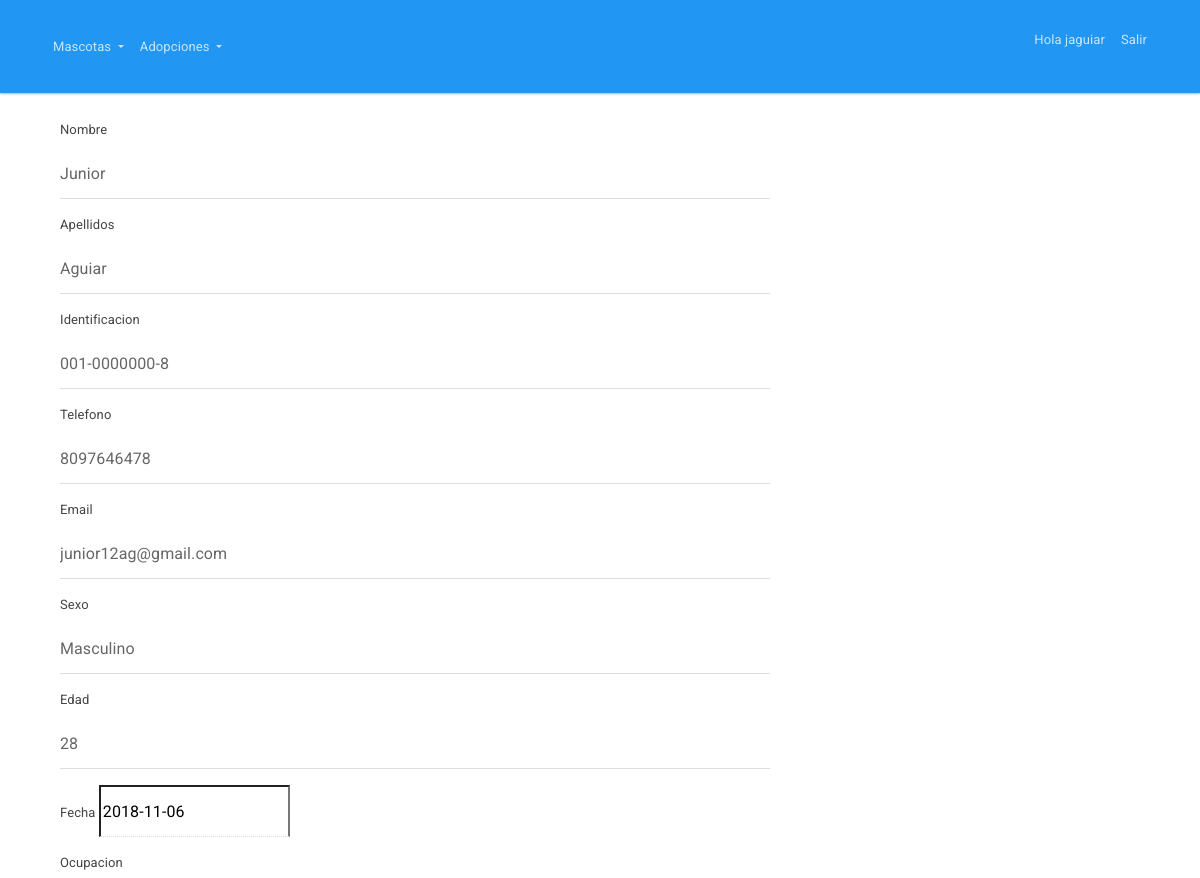
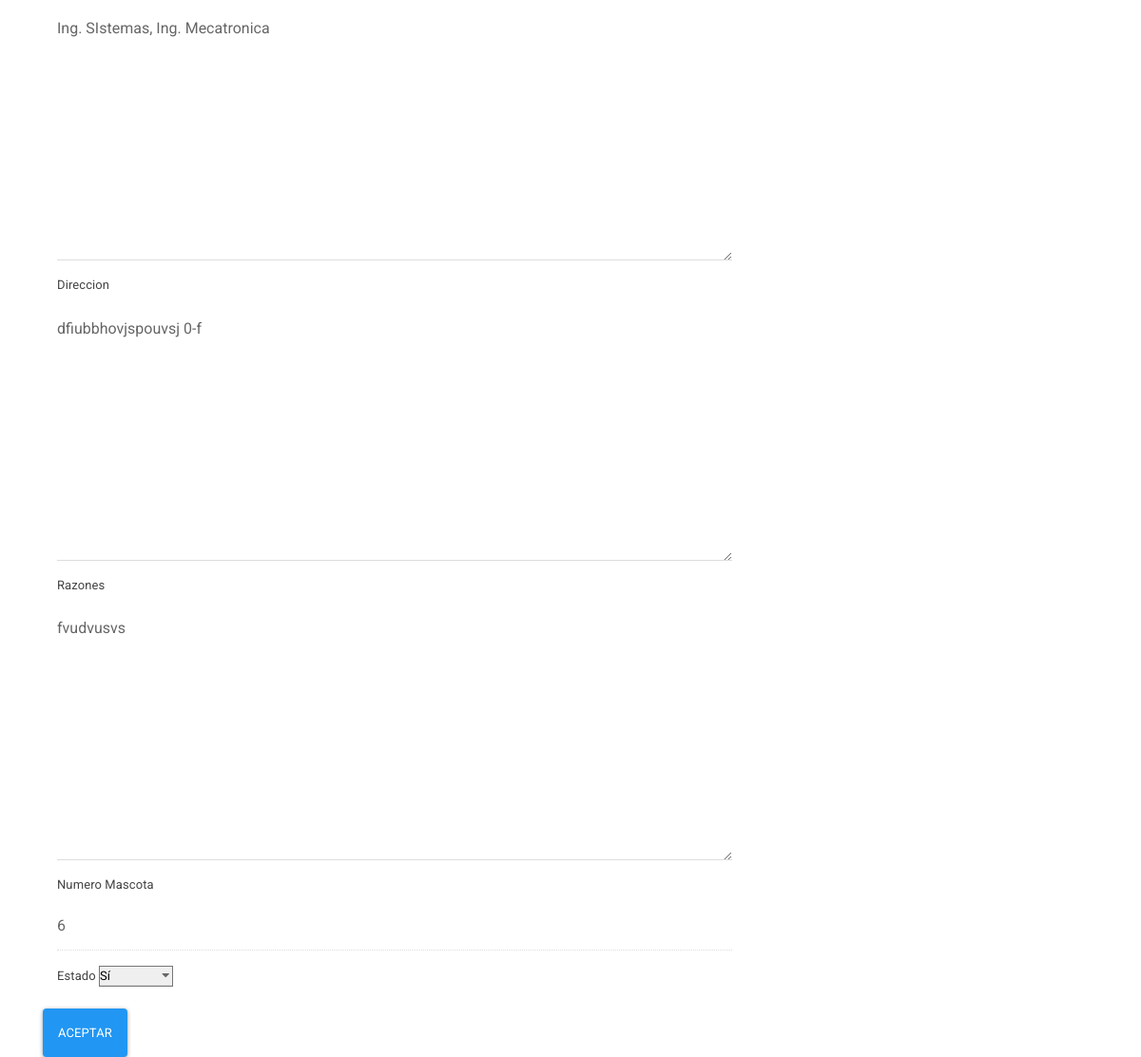
Page /adopcion/estado/6/ (signed in) on the committed database (2 pictures, top to bottom).
### Adopcion/models.py (models this page shows)
class SolicitudAdopcion(models.Model):
    nombre = models.CharField(max_length=50)
    apellidos = models.CharField(max_length=50)
    email = models.CharField(max_length=50)
    sexo = models.CharField(max_length=10)
    edad = models.IntegerField()
    identificacion = models.CharField(max_length=20)
    direccion = models.TextField()
    razon = models.TextField()
    fecha = models.DateField()
    mascota = models.ForeignKey(Mascota, null=True, blank=True)
    telefono = models.CharField(max_length=12)
    ocupacion = models.TextField()
    estado = models.NullBooleanField()

### Adopcion/views.py (the view, shortened to what this page needs)
# urls.py: url(r'^estado/(?P<pk>\d+)/$', login_required(SolicitudUpdate), name='estado'),
def SolicitudUpdate(request, pk):
    instance = SolicitudAdopcion.objects.get(id=pk)
    if request.method == 'GET':
        form = SolicitudAdopcionForm(instance=instance)
    return render(request, 'adopcion/solicitudaceptar.html', {'form': form} )

### templates/adopcion/solicitudaceptar.html (shortened to what this page needs)
{% extends 'base/base.html' %}
{% block content %}
<form class="container" method="post" enctype="multipart/form-data">{% csrf_token %}
  <div class="col-md-8 col-md-offset-2">
    <div class="form-group">
      <label for="{{form.nombre.name}}">{{form.nombre.label}}</label>
      {{form.nombre}}
    </div>
  </div>
  <div class="col-md-8 col-md-offset-2">
    <div class="form-group">
      <label for="{{form.apellidos.name}}">{{form.apellidos.label}}</label>
      {{form.apellidos}}
    </div>
  </div>
  <div class="col-md-8 col-md-offset-2">
    <div class="form-group">
      <label for="{{form.identificacion.name}}">{{form.identificacion.label}}</label>
      {{form.identificacion}}
    </div>
  </div>
  <div class="col-md-8 col-md-offset-2">
    <div class="form-group">
      <label for="{{form.telefono.name}}">{{form.telefono.label}}</label>
      {{form.telefono}}
    </div>
  </div>
  <div class="col-md-8 col-md-offset-2">
    <div class="form-group">
      <label for="{{form.email.name}}">{{form.email.label}}</label>
      {{form.email}}
    </div>
  </div>
  <div class="col-md-8 col-md-offset-2">
    <div class="form-group">
      <label for="{{form.sexo.name}}">{{form.sexo.label}}</label>
      {{form.sexo}}
    </div>
  </div>
  <div class="col-md-8 col-md-offset-2">
    <div class="form-group">
      <label for="{{form.edad.name}}">{{form.edad.label}}</label>
      {{form.edad}}
    </div>
  </div>
  <div class="col-md-8 col-md-offset-2">
    <div class="form-group">
      <label for="{{form.fecha.name}}">{{form.fecha.label}}</label>
      {{form.fecha}}
    </div>
  </div>
  <div class="col-md-8 col-md-offset-2">
    <div class="form-group">
      <label for="{{form.ocupacion.name}}">{{form.ocupacion.label}}</label>
      {{form.ocupacion}}
    </div>
  </div>
  <div class="col-md-8 col-md-offset-2">
    <div class="form-group">
      <label for="{{form.direccion.name}}">{{form.direccion.label}}</label>
      {{form.direccion}}
    </div>
  </div>
  <div class="col-md-8 col-md-offset-2">
    <div class="form-group">
      <label for="{{form.razon.name}}">{{form.razon.label}}</label>
      {{form.razon}}
    </div>
  </div>
  <div class="col-md-8 col-md-offset-2">
    <div class="form-group">
      <label for="{{form.mascota.name}}">{{form.mascota.label}}</label>
      {{ form.mascota }}
    </div>
  </div>
  <div class="col-md-8 col-md-offset-2">
    <div class="form-group">
      <label for="{{form.estado.name}}">{{form.estado.label}}</label>
      {{ form.estado }}
    </div>
  </div>
<button type="submit" name="button" class="btn btn-primary">Aceptar</button>
</form>
{% endblock %}

### templates/base/base.html (shortened to what this page needs)
{% load staticfiles %}
<!DOCTYPE html>
<html lang="es" dir="ltr">
  <head>
    <link rel="stylesheet" href="{% static 'css/bootstrap.css' %}">
    <link rel="stylesheet" href="{% static 'css/ustom.min.css' %}">
  </head>
  <body>
    {% block navbar %}
    <div class="navbar navbar-expand-lg fixed-top navbar-dark bg-primary">
    <div class="container">
      <div class="collapse navbar-collapse" id="navbarResponsive">
        <ul class="navbar-nav">
          <li class="nav-item dropdown">
            <a class="nav-link dropdown-toggle" data-toggle="dropdown" href="{% url 'mascota:mascotalist' %}" id="download">Mascotas </a>
          </li>
          <li class="nav-item dropdown">
            <a class="nav-link dropdown-toggle" data-toggle="dropdown" href="{% url 'adopcion:solicitudlist' %}" id="download">Adopciones </a>
          </li>
        </ul>
        <ul class="nav navbar-nav ml-auto">
          <li class="nav-item">
              {% if user.is_authenticated %}
              <p class="nav-link">Hola {{ user.username }}</p>
              {% endif %}
          </li>
          <li class="nav-item">
            <a class="nav-link" href="{% url 'logout' %}">Salir </a>
          </li>
        </ul>
      </div>
    </div>
  </div>
    {% endblock %}
    {% block content %}{% endblock %}
  </body>
</html>

### rows in the picture
SolicitudAdopcion: nombre "Junior", apellidos "Aguiar", identificacion "001-0000000-8", telefono "8097646478", email "junior12ag@gmail.com", sexo "Masculino", edad "28", fecha "2018-11-06", ocupacion "Ing. SIstemas, Ing. Mecatronica", direccion "dfiubbhovjspouvsj 0-f", razon "fvudvusvs", mascota "6", estado "Sí"

### other values in the picture
{{ user.username }} "jaguiar"
